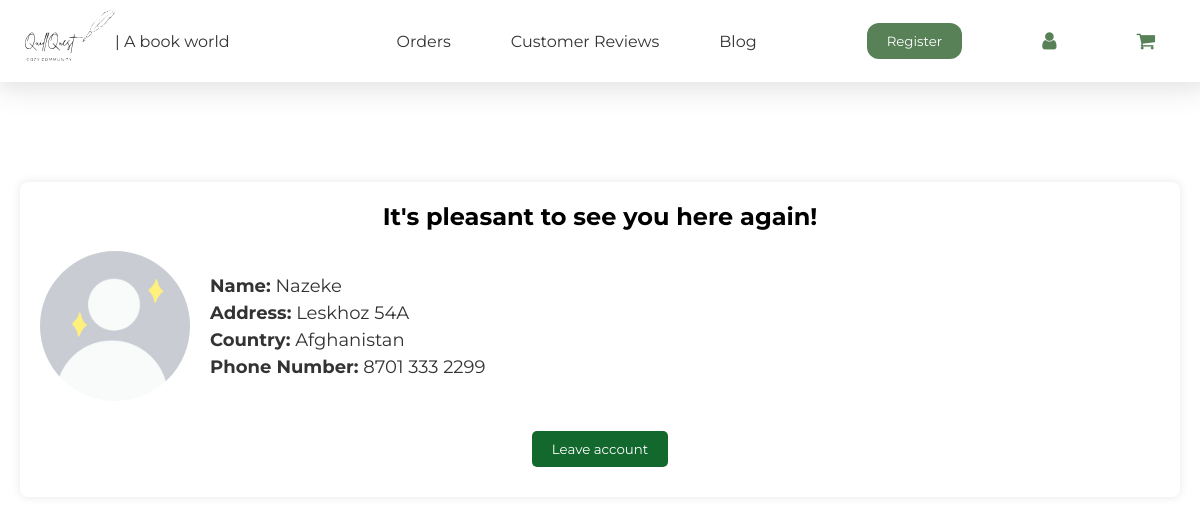
/privacy.php (signed in), run on the app's committed database.
### tables this page shows
CREATE TABLE `registration` (
  `customer_id` int(11) NOT NULL,
  `customer_fullname` varchar(255) DEFAULT NULL,
  `customer_image` varchar(255) NOT NULL,
  `password` varchar(255) DEFAULT NULL,
  `phone_number` varchar(255) DEFAULT NULL,
  `address` varchar(255) DEFAULT NULL,
  `country` varchar(255) DEFAULT NULL
);

### privacy.php (the view, shortened to what this page needs)
<?php
$conn = new mysqli("localhost", "root", "", "book_web");
$customer_id = $_SESSION['customer_id'];
$select = $conn->query("SELECT customer_fullname, address, country, phone_number, customer_image FROM registration WHERE customer_id='$customer_id'");
if ($select->num_rows > 0) {
    $fetch = $select->fetch_assoc();
} else {
    die("Customer data not found.");
}
?>
<!DOCTYPE html>
<html lang="en">
<head>
    <link rel="stylesheet" href="https://cdnjs.cloudflare.com/ajax/libs/font-awesome/4.7.0/css/font-awesome.min.css">
    <link rel="stylesheet" href="privacy.css">
</head>
<body>
<header>
    <nav>
        <a href="mainpage2.php"><img class="logo" src="pics/logogo.svg" alt="Logo"></a>
        <ul><li><a class="love" href="#">| A book world</a></li></ul>
        <ul class="nav-links">
            <li><a class="line" href="execution.php">Orders</a></li>
            <li><a class="line" href="creview.php">Customer Reviews</a></li>
            <li><a class="line" href="blog.php">Blog</a></li>
            <a href="operation2.php"><button class="reg">Register</button></a>
            <a href="user2.php"><i class="fa fa-user"></i></a>
            <a href="order_p.php"><i class="fa fa-shopping-cart"></i></a>
        </ul>
    </nav>
</header>
<div class="container">
    <div class="profile">
        <h1>It's pleasant to see you here again!</h1>
        <div class="profile-info">
            <img class="profile-image" src="<?php echo $fetch['customer_image']; ?>" alt="Customer Image">
            <div class="text-info">
                <p><strong>Name:</strong> <?php echo $fetch['customer_fullname']; ?></p>
                <p><strong>Address:</strong> <?php echo $fetch['address']; ?></p>
                <p><strong>Country:</strong> <?php echo $fetch['country']; ?></p>
                <p><strong>Phone Number:</strong> <?php echo $fetch['phone_number']; ?></p>
            </div>
        </div>
        <div class="all">
            <a href="operation2.php"><button class="btns">Leave account</button></a>
        </div>
    </div>
</div>
</body>
</html>

### privacy.css (style rules this page uses)
* { margin: 0; padding: 0; box-sizing: border-box; font-family: "Montserrat", sans-serif; }
header { box-shadow: 2px 5px 12px 0px #f0efef; }
nav { display: flex; align-items: center; justify-content: space-between; padding: 10px 25px; box-shadow: 2px 5px 30px 4px #e9e9e9; }
.logo { height: auto; width: 90px; display: flex; margin-bottom: 10px; }
.nav-links { list-style: none; display: flex; align-items: center; margin-left: auto; }
.nav-links li { margin-left: 20px; position: relative; }
.nav-links a { text-decoration: none; color: #333; font-size: 16px; padding: 12px 20px; position: relative; }
.nav-links a.line::after { content: ''; display: block; width: 0; height: 2px; background: #588157; transition: width .3s; position: absolute; bottom:12; margin-left:20px; }
button.reg { margin-left: 70px; padding: 10px 20px; border: none; background-color: #588157; color: white; border-radius: 12px; cursor: pointer; }
.fa-user, .fa-shopping-cart { display: flex; margin-left:40px; font-size: 20px; cursor: pointer; color: #588157; }
a.love { list-style-type: none; text-decoration: none; color:#333; }
ul { list-style-type: none; text-decoration: none; }
.container { width: 100%; max-width: 1200px; margin: 80px auto; padding: 20px; }
.profile { background: white; padding: 20px; border-radius: 8px; box-shadow: 0 0 10px rgba(0, 0, 0, 0.1); text-align: center; }
.profile h1 { font-size: 24px; margin-bottom: 20px; }
.profile-info { display: flex; align-items: center; justify-content: flex-start; gap: 20px; margin-top: 20px; }
.profile-image { width: 150px; height: 150px; border-radius: 50%; object-fit: cover; }
.text-info { text-align: left; color:#333; }
.text-info p { margin: 5px 0; font-size: 18px; color:#333; }
.all { margin-top: 20px; }
.btns { background-color: #13682e; color: white; border: none; padding: 10px 20px; margin: 10px; border-radius: 5px; cursor: pointer; transition: background-color 0.3s ease; }

### data on the page
registration: customer_image (picture), customer_fullname "Nazeke", address "Leskhoz 54A", country "Afghanistan", phone_number "8701 333 2299"
